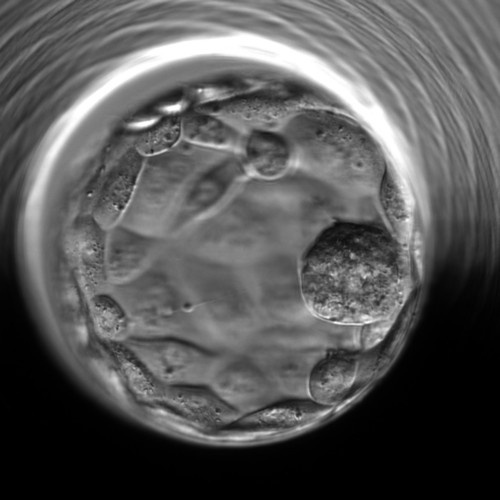
#> input picture Good-Embryo-2.jpg, 500 x 500 px
$ python '6. Morphology.py'
#> lines starting #> are read from the running program, lines starting #| are printed output that depends on the picture
import cv2 as cv
import numpy as np
img = cv.imread('Good-Embryo-2.jpg',0)
#> img is the input picture: shape (500, 500); min 0, max 255, mean 86.2
kernel = np.ones((5,5),np.uint8)

erosion = cv.erode(img,kernel,iterations = 1)
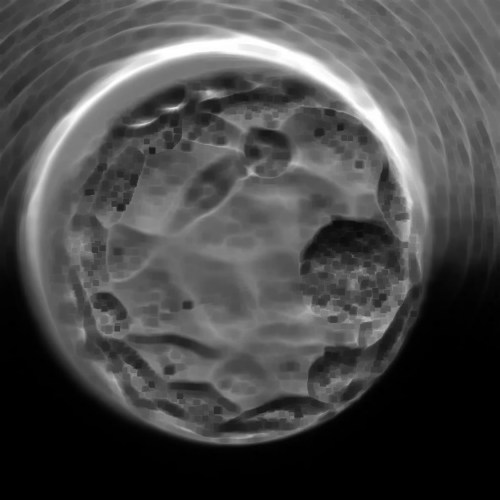
#> erosion: shape (500, 500); min 0, max 255, mean 73.8

cv.imshow("Erosion", erosion)
cv.waitKey(0)

dilation = cv.dilate(img,kernel,iterations = 1)
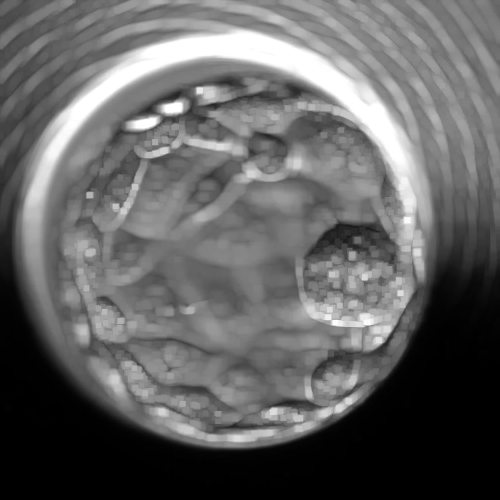
#> dilation: shape (500, 500); min 0, max 255, mean 99.1

cv.imshow("Dilation", dilation)
cv.waitKey(0)

opening = cv.morphologyEx(img, cv.MORPH_OPEN, kernel)
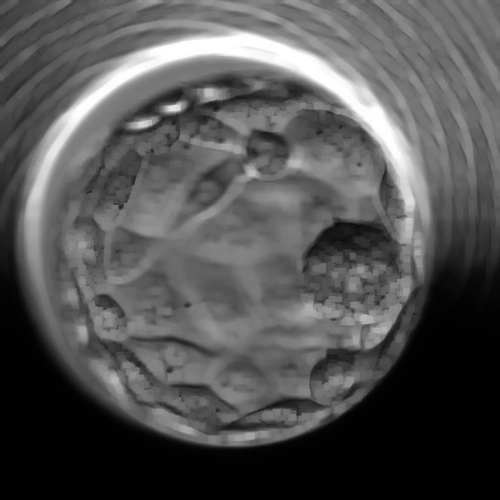
#> opening: shape (500, 500); min 0, max 255, mean 83.1

cv.imshow("Opening", opening)
cv.waitKey(0)

closing = cv.morphologyEx(img, cv.MORPH_CLOSE, kernel)

cv.imshow("Closing", closing)
cv.waitKey(0)

gradient = cv.morphologyEx(img, cv.MORPH_GRADIENT, kernel)
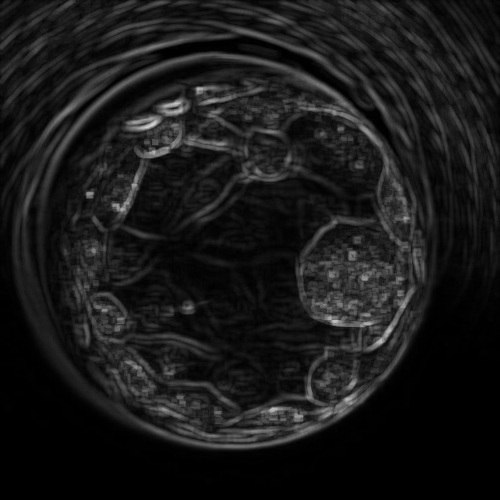
#> gradient: shape (500, 500); min 0, max 213, mean 25.3

cv.imshow("Gradient", gradient)
cv.waitKey(0)
cv.imwrite("Gradient-Good-2.jpg", gradient)

tophat = cv.morphologyEx(img, cv.MORPH_TOPHAT, kernel)
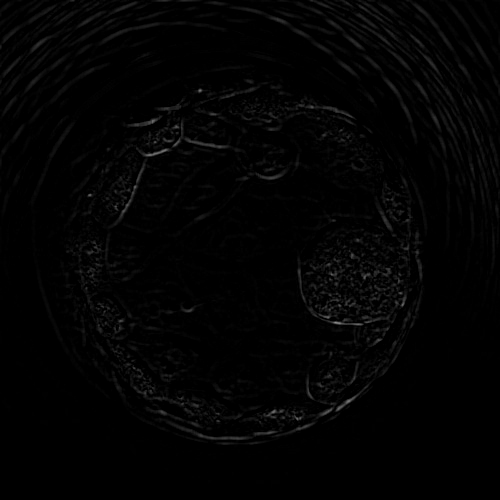
#> tophat: shape (500, 500); min 0, max 141, mean 3.1

cv.imshow("Tophat", tophat)
cv.waitKey(0)

blackhat = cv.morphologyEx(img, cv.MORPH_BLACKHAT, kernel)
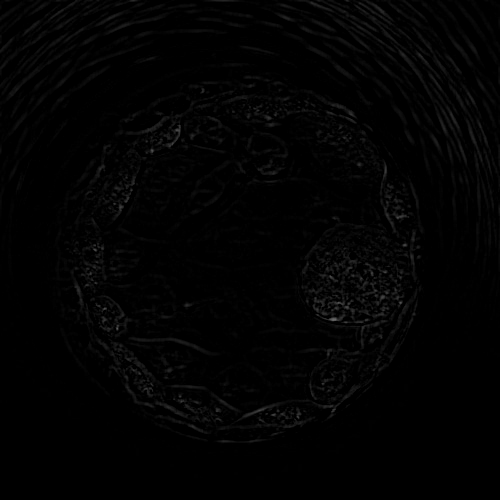
#> blackhat: shape (500, 500); min 0, max 105, mean 2.6

cv.imshow("Blackhat", blackhat)
cv.waitKey(0)

$ run again, with Good-3.jpg copied over Good-Embryo-2.jpg
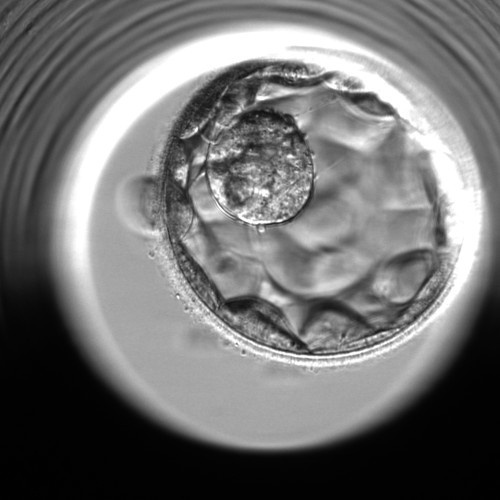
#> input picture Good-3.jpg, 500 x 500 px
#> img is the input picture: shape (500, 500); min 0, max 255, mean 112.1
#> `gradient = cv.morphologyEx(img, cv.MORPH_GRADIENT, kernel)`:
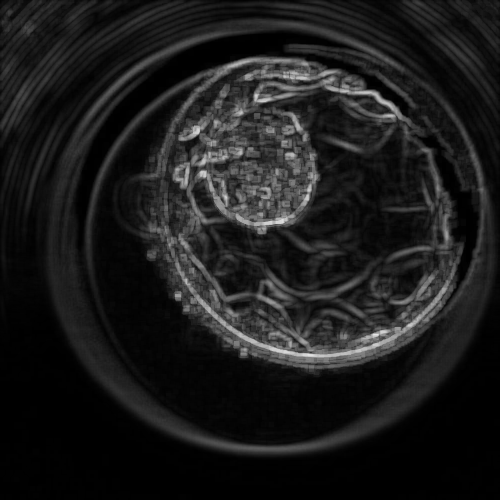
#> gradient: shape (500, 500); min 0, max 230, mean 27.6
#> `blackhat = cv.morphologyEx(img, cv.MORPH_BLACKHAT, kernel)`:
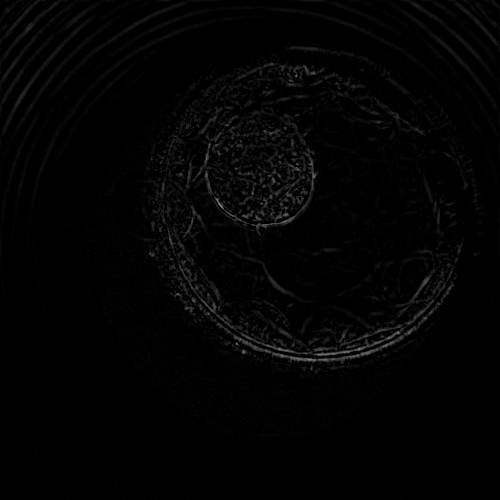
#> blackhat: shape (500, 500); min 0, max 137, mean 3.2

$ run again, with Good-Embryo.jpg copied over Good-Embryo-2.jpg
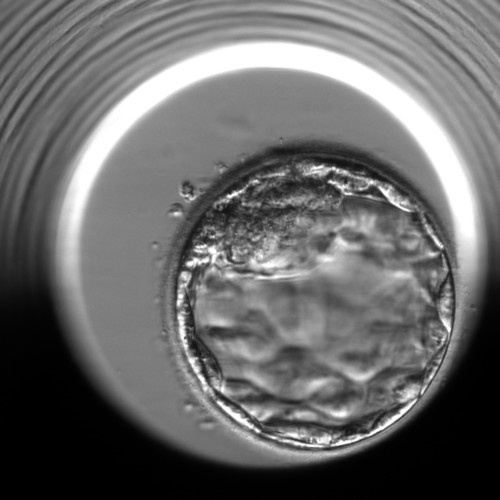
#> input picture Good-Embryo.jpg, 500 x 500 px
#> img is the input picture: shape (500, 500); min 0, max 255, mean 105
#> `gradient = cv.morphologyEx(img, cv.MORPH_GRADIENT, kernel)`:
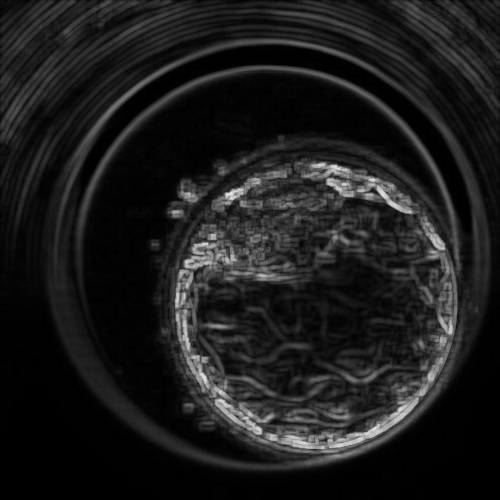
#> gradient: shape (500, 500); min 0, max 226, mean 28
#> `blackhat = cv.morphologyEx(img, cv.MORPH_BLACKHAT, kernel)`:
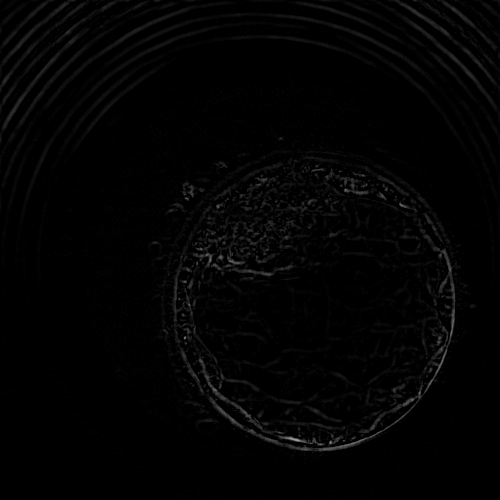
#> blackhat: shape (500, 500); min 0, max 158, mean 3
